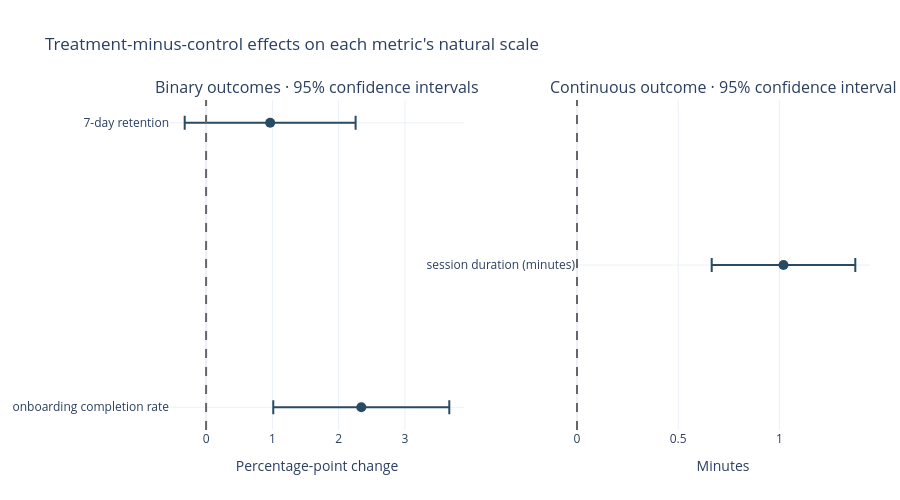

The code cell stored with this chart in its notebook:
### Markdown cell above
## 2. Effect estimates and uncertainty

Absolute effects remain on each metric's natural scale. The dashed line marks the point null. Confidence intervals quantify uncertainty; they do not determine practical importance.

### Code cell
proportions = [item for item in report.analyses if item.metric_type is MetricType.PROPORTION]
continuous = [item for item in report.analyses if item.metric_type is MetricType.CONTINUOUS]

fig = make_subplots(
    rows=1,
    cols=2,
    subplot_titles=(
        "Binary outcomes · 95% confidence intervals",
        "Continuous outcome · 95% confidence interval",
    ),
    horizontal_spacing=0.16,
)
panels = (
    (1, proportions, 100.0, "Percentage-point change"),
    (2, continuous, 1.0, "Minutes"),
)
for column, results, multiplier, unit in panels:
    effects = np.array([item.absolute_effect * multiplier for item in results])
    lower = np.array([item.confidence_interval.lower * multiplier for item in results])
    upper = np.array([item.confidence_interval.upper * multiplier for item in results])
    names = [item.metric_name for item in results]

    fig.add_trace(
        go.Scatter(
            x=effects,
            y=names,
            mode="markers",
            marker={
                "color": COLORS["interval"],
                "size": 10,
            },
            error_x={
                "type": "data",
                "symmetric": False,
                "array": upper - effects,
                "arrayminus": effects - lower,
                "thickness": 2,
                "width": 7,
                "color": COLORS["interval"],
            },
            customdata=np.column_stack((lower, upper)),
            hovertemplate=(
                "%{y}<br>Effect: %{x:.3f}<br>"
                "95% CI: [%{customdata[0]:.3f}, "
                "%{customdata[1]:.3f}]<extra></extra>"
            ),
            showlegend=False,
        ),
        row=1,
        col=column,
    )
    fig.add_vline(
        x=0.0,
        line_dash="dash",
        line_color=COLORS["reference"],
        row=1,
        col=column,
    )
    fig.update_xaxes(
        title_text=unit,
        row=1,
        col=column,
    )

fig.update_layout(
    title="Treatment-minus-control effects on each metric's natural scale",
    height=500,
    margin={"l": 80, "r": 30, "t": 100, "b": 70},
)
fig.show()

### Figure 1 — Plotly figure (JSON) as saved in the notebook; plotly's stock layout.template omitted (floating-point values rounded to 4 significant figures)
{"data": [{"customdata": [[1.014, 3.67], [-0.3227, 2.256]], "error_x": {"array": [1.327, 1.289], "arrayminus": [1.329, 1.289], "color": "#284B63", "symmetric": false, "thickness": 2, "type": "data", "width": 7}, "hovertemplate": "%{y}<br>Effect: %{x:.3f}<br>95% CI: [%{customdata[0]:.3f}, %{customdata[1]:.3f}]<extra></extra>", "marker": {"color": "#284B63", "size": 10}, "mode": "markers", "showlegend": false, "x": [2.342, 0.9668], "y": ["onboarding completion rate", "7-day retention"], "type": "scatter", "xaxis": "x", "yaxis": "y"}, {"customdata": [[0.6655, 1.375]], "error_x": {"array": [0.3547], "arrayminus": [0.3547], "color": "#284B63", "symmetric": false, "thickness": 2, "type": "data", "width": 7}, "hovertemplate": "%{y}<br>Effect: %{x:.3f}<br>95% CI: [%{customdata[0]:.3f}, %{customdata[1]:.3f}]<extra></extra>", "marker": {"color": "#284B63", "size": 10}, "mode": "markers", "showlegend": false, "x": [1.02], "y": ["session duration (minutes)"], "type": "scatter", "xaxis": "x2", "yaxis": "y2"}], "layout": {"xaxis": {"anchor": "y", "domain": [0.0, 0.42], "title": {"text": "Percentage-point change"}}, "yaxis": {"anchor": "x", "domain": [0.0, 1.0]}, "xaxis2": {"anchor": "y2", "domain": [0.58, 1.0], "title": {"text": "Minutes"}}, "yaxis2": {"anchor": "x2", "domain": [0.0, 1.0]}, "annotations": [{"font": {"size": 16}, "showarrow": false, "text": "Binary outcomes · 95% confidence intervals", "x": 0.21, "xanchor": "center", "xref": "paper", "y": 1.0, "yanchor": "bottom", "yref": "paper"}, {"font": {"size": 16}, "showarrow": false, "text": "Continuous outcome · 95% confidence interval", "x": 0.79, "xanchor": "center", "xref": "paper", "y": 1.0, "yanchor": "bottom", "yref": "paper"}], "shapes": [{"line": {"color": "#666666", "dash": "dash"}, "type": "line", "x0": 0.0, "x1": 0.0, "xref": "x", "y0": 0, "y1": 1, "yref": "y domain"}, {"line": {"color": "#666666", "dash": "dash"}, "type": "line", "x0": 0.0, "x1": 0.0, "xref": "x2", "y0": 0, "y1": 1, "yref": "y2 domain"}], "margin": {"l": 80, "r": 30, "t": 100, "b": 70}, "title": {"text": "Treatment-minus-control effects on each metric's natural scale"}, "height": 500}}
